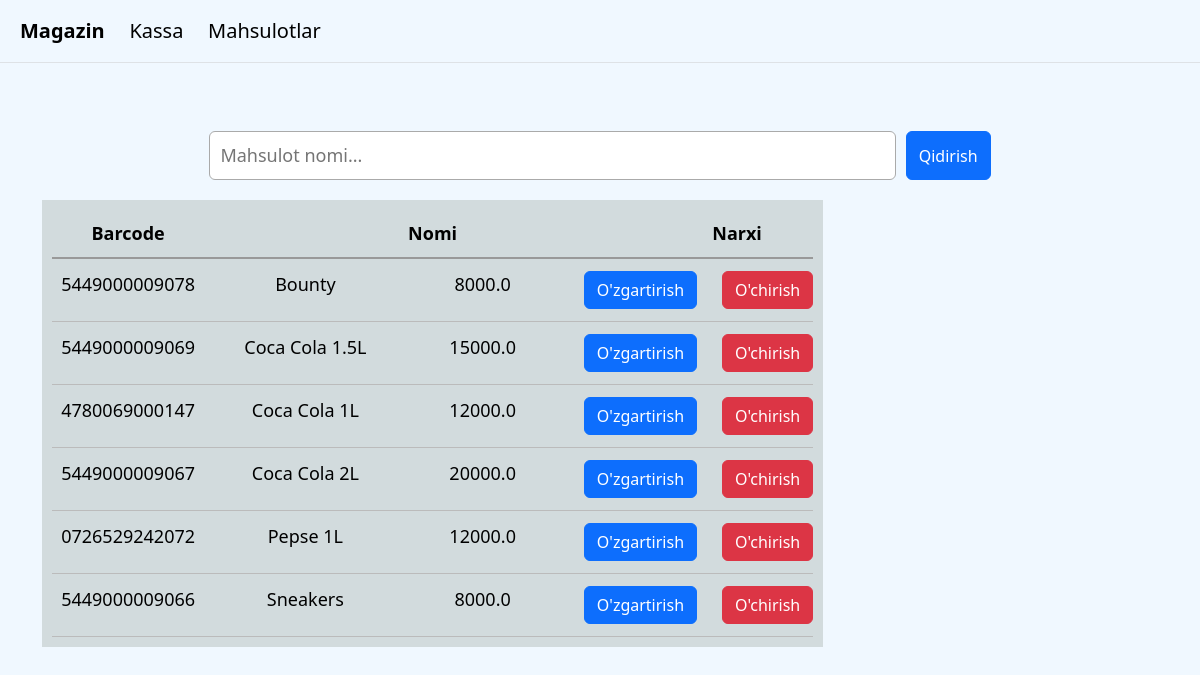
The page /products on the database as committed earlier.
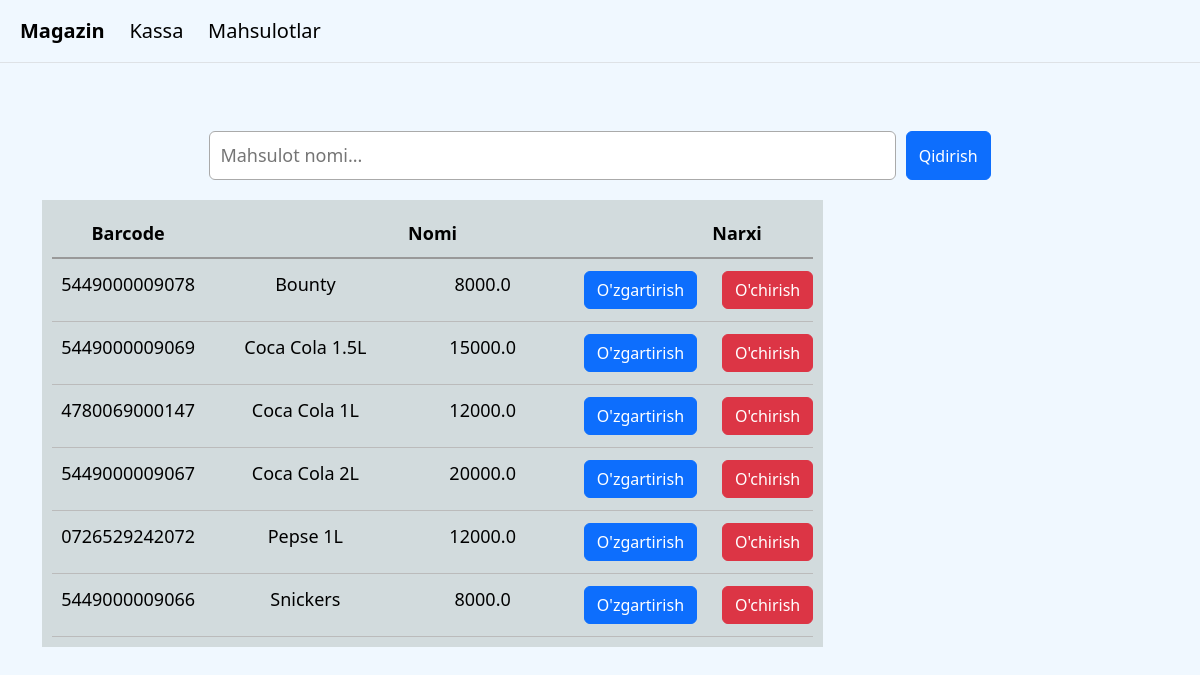
The same page on the database as committed later.
### tables this page shows
CREATE TABLE products (
    id INTEGER PRIMARY KEY AUTOINCREMENT,
    barcode TEXT UNIQUE NOT NULL,
    name TEXT NOT NULL,
    price REAL NOT NULL);

### app.py (the view)
@app.route("/products")
def products():
    conn = sqlite3.connect("store.db")
    conn.row_factory = sqlite3.Row
    cursor = conn.cursor()
    query = request.args.get("q")
    if query:
        products = cursor.execute("SELECT barcode,name,price FROM products WHERE name LIKE ? ORDER BY name ASC",("%"+query+"%",)).fetchall()
    else:
        products = cursor.execute("SELECT barcode,name,price FROM products ORDER BY name ASC").fetchall()
    conn.close()
    return render_template("products.html",products = products)

### templates/products.html (shortened to what this page needs)
{% extends "layout.html" %}
{% block main %}
<form method="GET" action="/products" class="search-form">
    <input type="text" name="q" placeholder="Mahsulot nomi..." value="{{request.args.get('q','')}}">
    <button class="btn btn-primary" type="submit">Qidirish</button>
</form>
<div class="products-container">
    <div class="product-header">
        <span>Barcode</span>
        <span>Nomi</span>
        <span>Narxi</span>
    </div>
    {% for product in products %}
    <div class="product-item">
        <span>{{product.barcode}}</span>
        <span>{{product.name}}</span>
        <span>{{product.price}}</span>
        <a href="/edit/{{product.barcode}}">
            <button class="btn btn-primary" type="button">O'zgartirish</button>
        </a>
        <form action="/delete/{{product.barcode}}" method="post">
            <button class="btn btn-danger" type="submit" onclick="return confirm('Haqiqatan o`chirmoqchimisiz?')">O'chirish</button>
        </form>
    </div>
    {% endfor %}
</div>
{% endblock %}

Rows that differ between the two databases and show on the page:
changed products: name "Sneakers" → "Snickers"
